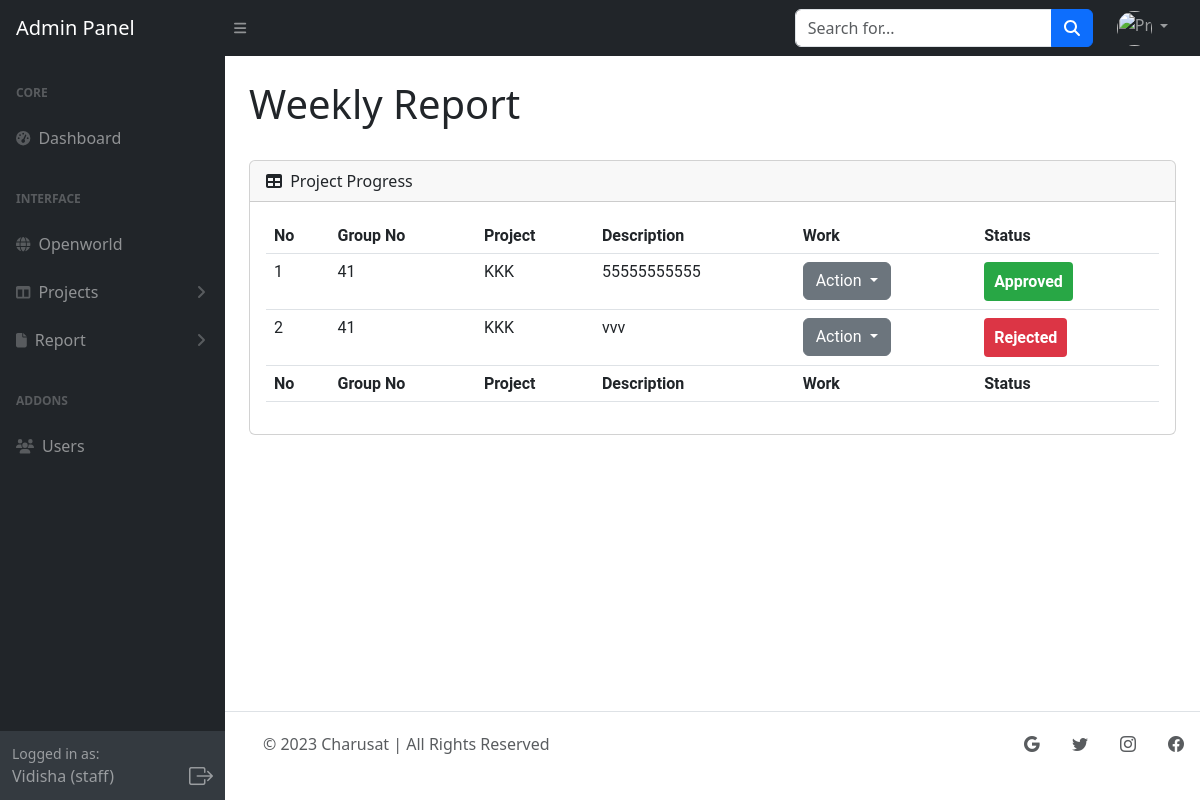
The page /Admin/includes/weekly.php?groupId=41 (signed in) on the database its author committed.
### tables this page shows
CREATE TABLE `faculty` (
  `id` int(20) NOT NULL,
  `Name` varchar(20) NOT NULL,
  `Email` varchar(40) NOT NULL,
  `Password` varchar(20) NOT NULL
);

CREATE TABLE `weekly` (
  `id` int(200) NOT NULL,
  `this_week` text NOT NULL,
  `project_id` int(200) NOT NULL,
  `next_week` text NOT NULL,
  `status` int(11) NOT NULL
);

CREATE TABLE `projects` (
  `id` int(100) NOT NULL,
  `project_name` text DEFAULT NULL,
  `Domain` varchar(20) NOT NULL,
  `semester` varchar(25) NOT NULL,
  `Description` text NOT NULL,
  `start_date` date,
  `end_date` date DEFAULT '2023-09-05',
  `member_count` int(11) DEFAULT NULL,
  `f_id` int(100) NOT NULL,
  `status` int(11) NOT NULL DEFAULT 0
);

### Admin/includes/weekly.php (the view, shortened to what this page needs)
<?php include_once "sidebar.php"?>
<link rel="stylesheet" href="https://cdn.jsdelivr.net/npm/bootstrap-icons@1.7.2/font/bootstrap-icons.css">
<link rel="stylesheet" href="assets/css/notification.css">
<div id="layoutSidenav_content">
    <main>
        <div class="container-fluid px-4">
            <h1 class="mt-4">Weekly Report</h1>
            <br>
            <div class="card mb-4">
                <div class="card-header">
                    <i class="fas fa-table me-1"></i>
                    Project Progress
                </div>
                <div class="card-body">
                    <table id="datatablesSimple" class="table">
                        <thead>
                        <tr>
                                <th>No</th>
                                <th>Group No</th>
                                <th>Project</th>
                                <th>Description</th>
                                <th>Work</th>
                                <th>Status</th>
                            </tr>
                        </thead>
                        <tfoot>
                            <tr>
                                <th>No</th>
                                <th>Group No</th>
                                <th>Project</th>
                                <th>Description</th>
                                <th>Work</th>
                                <th>Status</th>
                            </tr>
                        </tfoot>
                        <tbody>
                        <?php
                          $host = "localhost";
                          $dbUsername = "root";
                          $dbPassword = "";
                          $database = "project_reports";
                          $mysqli = new mysqli($host, $dbUsername, $dbPassword, $database);
                          $groupId = $_GET['groupId'];
                          $query2 = "SELECT * FROM projects WHERE id = $groupId";
                          $result2 = $mysqli->query($query2);
                          if ($result2) {
                              $rowCounter = 1;
                              while ($row2 = $result2->fetch_assoc()) {
                                  $projectId = $row2['id'];
                                  $projectName = $row2['project_name'];
                                  $query5 = "SELECT * FROM weekly WHERE project_id = $projectId";
                                  $result5 = $mysqli->query($query5);
                                  while ($row5 = $result5->fetch_assoc()) {
                                      $agendaStatus = $row5['status'];
                                      $agendaItem = $row5['this_week'];
                                      ?>
                                      <tr>
                                        <td><?php echo $rowCounter;?></td>
                                          <td><?php echo $projectId; ?></td>
                                          <td><?php echo $projectName; ?></td>
                                          <td class="description-cell"><?php echo $agendaItem; ?></td>
                                          <td>
                                              <div class="dropdown">
                                                  <button class="btn btn-secondary dropdown-toggle" type="button" id="dropdownMenuButton" data-toggle="dropdown" aria-haspopup="true" aria-expanded="false">
                                                      Action
                                                  </button>
                                              </div>
                                          </td>
                                          <td>
                                              <?php if ($agendaStatus == 0) : ?>
                                                  <span class="custom-badge custom-badge-pending">Pending</span>
                                              <?php elseif ($agendaStatus == 1) : ?>
                                                  <span class="custom-badge custom-badge-approved">Approved</span>
                                              <?php elseif ($agendaStatus == 2) : ?>
                                                  <span class="custom-badge custom-badge-rejected">Rejected</span>
                                              <?php endif; ?>
                                          </td>
                                      </tr>
                                      <?php
                                      $rowCounter++;
                                  }
                              }
                          }
                          ?>
                        </tbody>
                    </table>
                </div>
            </div>
        </div>
    </main>
    <?php include_once "footer.php"?>
</div>

### Admin/includes/sidebar.php (shortened to what this page needs)
    <?php include "dbconnect.php"?>
<!DOCTYPE html>
<html lang="en">
    <head>
         <link href="https://cdn.jsdelivr.net/npm/simple-datatables@7.1.2/dist/style.min.css" rel="stylesheet" />
        <link href="../assets/css/style.css" rel="stylesheet" />
    </head>
    <body class="sb-nav-fixed">
    <nav class="sb-topnav navbar navbar-expand navbar-dark bg-dark">
    <a class="navbar-brand ps-3" href="dashboard.php">Admin Panel</a>
    <button class="btn btn-link btn-sm order-1 order-lg-0 me-4 me-lg-0" id="sidebarToggle" href="#!"><i class="fas fa-bars"></i></button>
    <form class="d-none d-md-inline-block form-inline ms-auto me-0 me-md-3 my-2 my-md-0">
        <div class="input-group">
            <input class="form-control" type="text" id="searchInput" placeholder="Search for..." aria-label="Search for..." aria-describedby="btnNavbarSearch" />
            <button class="btn btn-primary" type="button"><i class="fas fa-search"></i></button>
        </div>
    </form>
    <ul class="navbar-nav ms-auto ms-md-0 me-3 me-lg-4 ml-auto">
        <li class="nav-item dropdown">
            <a class="nav-link dropdown-toggle" id="navbarDropdown" role="button" data-bs-toggle="dropdown" aria-expanded="false">
                <img src="https://cdn-icons-png.flaticon.com/512/6596/6596121.png" class="profile-photo" alt="Profile Photo">
            </a>
        </li>
    </ul>
</nav>
        <div id="layoutSidenav">
            <div id="layoutSidenav_nav">
                <nav class="sb-sidenav accordion sb-sidenav-dark" id="sidenavAccordion">
                    <div class="sb-sidenav-menu">
                        <div class="nav">
                            <div class="sb-sidenav-menu-heading">Core</div>
                            <a class="nav-link" href="dashboard.php">
                                <div class="sb-nav-link-icon"><i class="fas fa-tachometer-alt"></i></div>
                                Dashboard
                            </a>
                            <div class="sb-sidenav-menu-heading">Interface</div>
                            <a class="nav-link" href="openworld.php">
                            <div class="sb-nav-link-icon"><i class="fas fa-globe"></i></div>
                                Openworld
                            </a>
                            <a class="nav-link collapsed" href="#" data-bs-toggle="collapse" data-bs-target="#collapseLayouts" aria-expanded="false" aria-controls="collapseLayouts">
                                <div class="sb-nav-link-icon"><i class="fas fa-columns"></i></div>
                                Projects
                                <div class="sb-sidenav-collapse-arrow"><i class="fas fa-angle-down"></i></div>
                            </a>
                            <a class="nav-link collapsed" href="#" data-bs-toggle="collapse" data-bs-target="#collapsePages" aria-expanded="false" aria-controls="collapsePages">
                                <div class="sb-nav-link-icon"><i class="fas fa-file"></i></div>
                                Report
                                <div class="sb-sidenav-collapse-arrow"><i class="fas fa-angle-down"></i></div>
                            </a>
                            <?php
                            $sessionId = $_SESSION['user_id'];
                            ?>
                            <div class="sb-sidenav-menu-heading">Addons</div>
                              <a class="nav-link" id="user-link" href="users.php?user_id=<?php echo $sessionId; ?>">
                            <div class="sb-nav-link-icon"><i class="fas fa-users"></i></div>
                            Users
                        </a>
                        </div>
                    </div>
                    <?php
                  $userQuery = "SELECT Name FROM faculty WHERE id = $sessionId";
                  $userResult = mysqli_query($connection, $userQuery);
                  $userRow = mysqli_fetch_assoc($userResult);
                  $username = $userRow['Name'];
                  ?>
         <div class="sb-sidenav-footer">
        <div class="small">Logged in as:</div>
        <div class="d-flex justify-content-between align-items-center">
          <div><?php echo $username; ?> (staff)</div>
          <div>
            <a href="logout.php" class="logout-icon" style="color: rgba(255, 255, 255, 0.5);">
              <i class="bi bi-box-arrow-right fs-4 logout-icon-hover" style="font-size: 24px;"></i>
            </a>
          </div>
        </div>
      </div>
                </nav>
                </div>
    </body>
</html>

### Admin/includes/assets/css/notification.css (style rules this page uses)
.dropdown-toggle::after { margin-left: 5px; }
.custom-badge { display: inline-block; padding: 10px 10px; border-radius: 4px; font-size: 16px; font-weight: bold; }
.custom-badge-approved { background-color: #28a745; color: white; }
.custom-badge-rejected { background-color: #dc3545; color: white; }

### Admin/includes/sidebar.php (style rules this page uses)
.sb-nav-fixed #layoutSidenav #layoutSidenav_nav .sb-sidenav .sb-sidenav-menu { overflow-y: scroll; }
.profile-photo { width: 35px; height: 35px; border-radius: 50%; object-fit: cover; }
.logout-icon-hover { color: rgba(255, 255, 255, 0.5); transition: color 0.3s ease; }

### rows shown on the page
faculty: Name "Vidisha"
weekly: project "41", project.project_name "KKK", this_week "55555555555", status "Approved"
weekly: project "41", project.project_name "KKK", this_week "vvv", status "Rejected"
